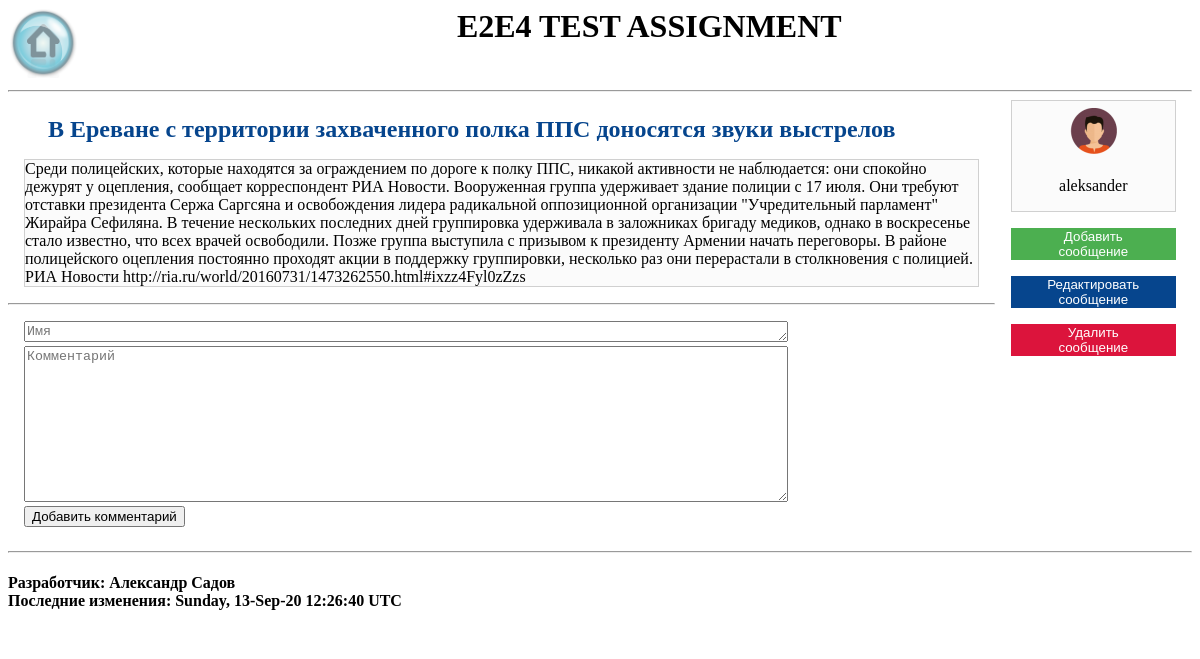
Screenshot of /index.php?controller=Messages&action=View&id=16 with the database file from the repository.
### tables this page shows
CREATE TABLE `messages` (
  `id` int(6) UNSIGNED NOT NULL,
  `header` varchar(500) NOT NULL,
  `text` text NOT NULL,
  `brief` varchar(1000) NOT NULL,
  `author` varchar(100) NOT NULL DEFAULT 'aleksander'
);

### core/controller/FrontController.php (called while the page is built, shortened)
<?php
class FrontController extends Controller
{
    private $controller_name;
    private $controller_action;
    public function __construct($default_controller, $default_action)
    {
        if (isset($this->data['get']['controller']))
        {
            $this->controller_name = $this->data['get']['controller'];
        }
        if (isset($this->data['get']['action']))
        {
            $this->controller_action = $this->data['get']['action'];
        }
    }
    final public function dispatch()
    {
        $controller = new $this->controller_class();
        $controller->view = new $this->view_name();
        $controller->model = new $this->model_name();
        $action = $this->controller_action;
        $controller->$action();
        $main_template_path = strtolower($this->controller_name) . "/" . strtolower($this->controller_action);
        $controller->view->main_template = $main_template_path;
        $controller->view->render();
    }
}

### app/public/index.php (called while the page is built, shortened)
<?php
    $controller_front = new FrontController("MessagesController", "Index");
    $controller_front->dispatch();

### index.php (called while the page is built, shortened)
<?php
    require "app/public/index.php";

### core/model/database/Database.php (called while the page is built, shortened)
<?php
    abstract class Database
    {
        private $sqli;
        protected function __construct()
        {
            $this->credentials = array(
            "host" => DB_HOST,
            "user" => DB_USER,
            "password" => DB_PASSWORD,
            "database" => DB_NAME);
            try {
                $this->sqli = new mysqli(
                        $this->credentials["host"],
                        $this->credentials["user"],
                        $this->credentials["password"],
                        $this->credentials["database"]);
            } catch (Exception $ex) {
                echo "<pre>{$ex}</pre>";
                exit;
            }
            $this->sqli->set_charset('utf8');
        }
        final protected function buildOutputArray($result)
        {
            $output_result = array();
            if (is_bool($result))
            {
                return $result;
            }
            else
            {
                if ($result->num_rows > 0)
                {
                    while($row = $result->fetch_array())
                    {
                        array_push($output_result, $row);
                    }
                }
                else
                {
                    return null;
                }
            }
            return $output_result;
        }
        final protected function sqlQuery($sql)
        {
            $result = $this->sqli->query($sql);
            return $this->buildOutputArray($result);
        }
        final protected function selectRows(
                $table_name,
                $select,
                $where = NULL,
                $order_by = NULL,
                $type_of_order = NULL)
        {
            $sql =  "SELECT $select " .
                    "FROM $table_name ";
            $sql .= !empty($where) ?
                    "WHERE $where " : "";
            $sql .= !empty($order_by) ?
                    "ORDER BY $order_by " : "";
            $sql .= !empty($type_of_order) ?
                    "$type_of_order" : "";
            $sql .= ";";
            return $this->sqlQuery($sql);
        }
    }

### core/model/table/Table.php (called while the page is built, shortened)
<?php
    abstract class Table extends Database
    {
        protected $table_name;
        public function __construct()
        {
            $this->table_name = strtolower(preg_replace("/Table/", "", get_class($this)));
        }
        final private function processResult($result)
        {
            if (isset($result) && !empty($result))
            {
                $objects = [];
                foreach($result as $row)
                {
                    $object = new $this->object_name($row);
                    array_push($objects, $object);
                }
                return $objects;
            }
            return [];
        }
        final public function select(
                $selection,
                $where_clause = NULL,
                $order_by = NULL,
                $type_of_order = NULL)
        {
            $result =  parent::SelectRows(
                    $this->table_name,
                    $selection,
                    $where_clause,
                    $order_by,
                    $type_of_order);
            return $this->processResult($result);
        }
        final public function get($id)
        {
            if (isset($id))
            {
                return $this->select("*", "id='$id'", 'id', 'DESC')[0];
            }
        }
    }

### app/model/table/MessagesTable.php (called while the page is built, shortened)
<?php
class MessagesTable extends InitialTable
{
    public function getWithComments($id)
    {
        $message = parent::get($id);
        $comments_data = new CommentsTable();
        $comments = $comments_data->select("*", "topic='$id'", "date", "DESC");
        $message->set("comments", $comments);
        return $message;
    }
}

### app/controller/MessagesController.php (called while the page is built, shortened)
<?php
class MessagesController extends Controller
{
    public function view()
    {
        $this->view->vars['message'] = $this->model->getWithComments($this->data['get']['id']);
    }
}

### core/model/entity/Entity.php (called while the page is built, shortened)
<?php
abstract class Entity implements ArrayAccess
{
    protected $container = [];
    public function set($property, $value)
    {
        if ($property != "container")
        {
            $this->container[$property] = $value;
        }
    }
    public function offsetGet($offset)
    {
        return isset($this->container[$offset]) ? $this->container[$offset] : null;
    }
}

### app/templates/elements/comment_field.php (the view, shortened to what this page needs)
<div
    class="comments boxed_content"
    id="comment_field">
    <form
    action="index.php?controller=Messages&action=View&id=<?php echo $this->vars['message']['id']; ?>"
    method="POST">
        <textarea
            rows="1"
            cols="30"
            type="text"
            placeholder="Имя"
            maxlength="50"
            required
            name="author"></textarea><br />
        <textarea
            rows="10"
            cols="60"
            maxlength="1000"
            placeholder="Комментарий"
            required
            name="text"></textarea><br />
        <div>
            <Button>Добавить комментарий</button>
        </div>
    </form>
</div>

### app/templates/elements/message_header.php
<div
    class="message_header boxed_content"
    id='<?php echo $this->vars["message"]["id"]; ?>'>
    <a href="index.php?controller=Messages&action=View&id=<?php
            echo $this->vars["message"]["id"]; ?>" >
        <h2><?php echo $this->vars["message"]["header"]; ?></h2>
    </a>
</div>

### app/templates/elements/message_text.php
<div class="message_brief boxed_content boxed_border">
    <?php echo $this->vars["message"]["text"]; ?>
</div>

### app/public/styles/main.css (style rules this page uses)
* { box-sizing: border-box; }
div h1, div h2, div h3 { margin: 0; }
a { text-decoration: none; }
textarea { width: 80%; }
.boxed_content { margin: 1em; }
.boxed_border { background-color: #FBFBFB; border: 0.1em solid #D0D0D0; }
.message_header h2 { padding-left: 1em; color: #06458D; }

### rows the page displays
messages: header "В Ереване с территории захваченного полка ППС доносятся звуки выстрелов", text "Среди полицейских, которые находятся за ограждением по дороге к полку ППС, никакой активности не наблюдается: они спокойно дежурят у оцепления, сообщает корреспондент РИА Новости. Вооруженная группа удерживает здание полиции с 17 июля. Они требуют отставки президента Сержа Саргсяна и освобождения лидера радикальной оппозиционной организации \"Учредительный парламент\" Жирайра Сефиляна. В течение нескольких последних дней группировка удерживала в заложниках бригаду медиков, однако в воскресенье стало известно, что всех врачей освободили. Позже группа выступила с призывом к президенту Армении начать переговоры. В районе полицейского оцепления постоянно проходят акции в поддержку группировки,…"

### other values shown
$user_name "aleksander"
date(DATE_RFC850, filemtime(__FILE__)) "Sunday, 13-Sep-20 12:26:40 UTC"
